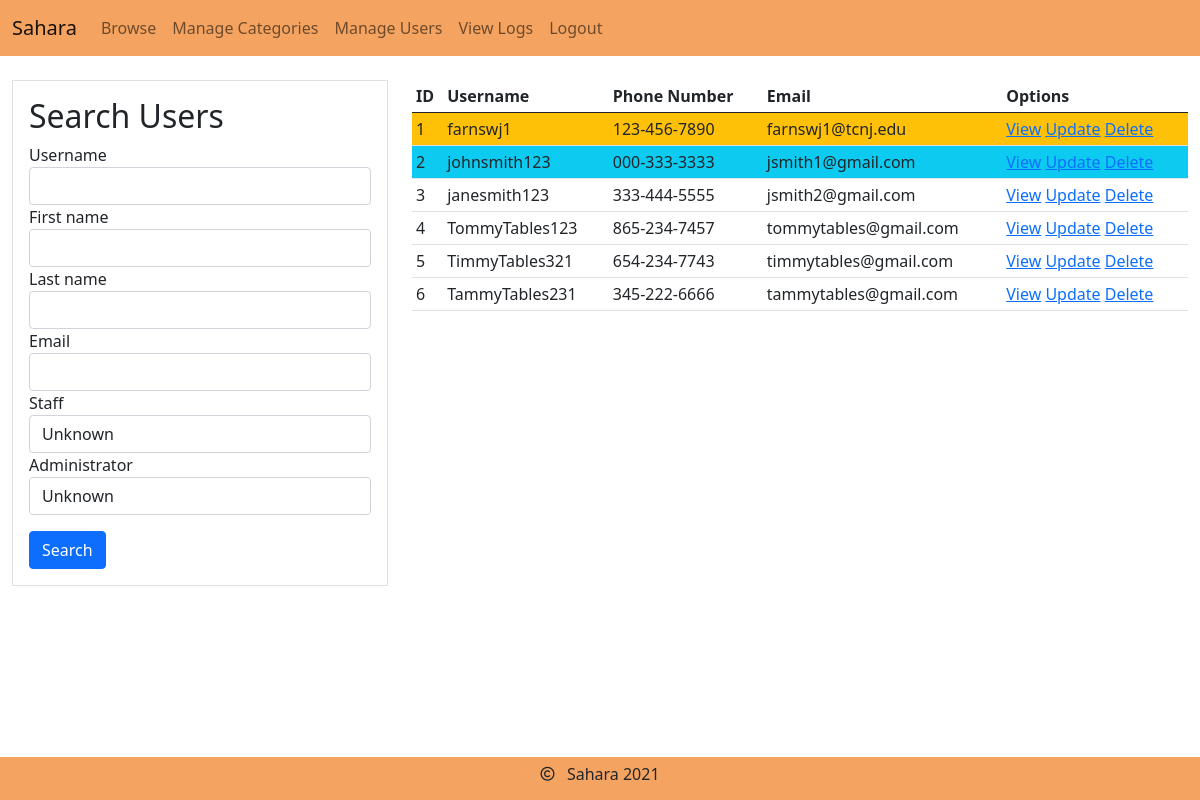
The app's page /users/ (signed in), older data.
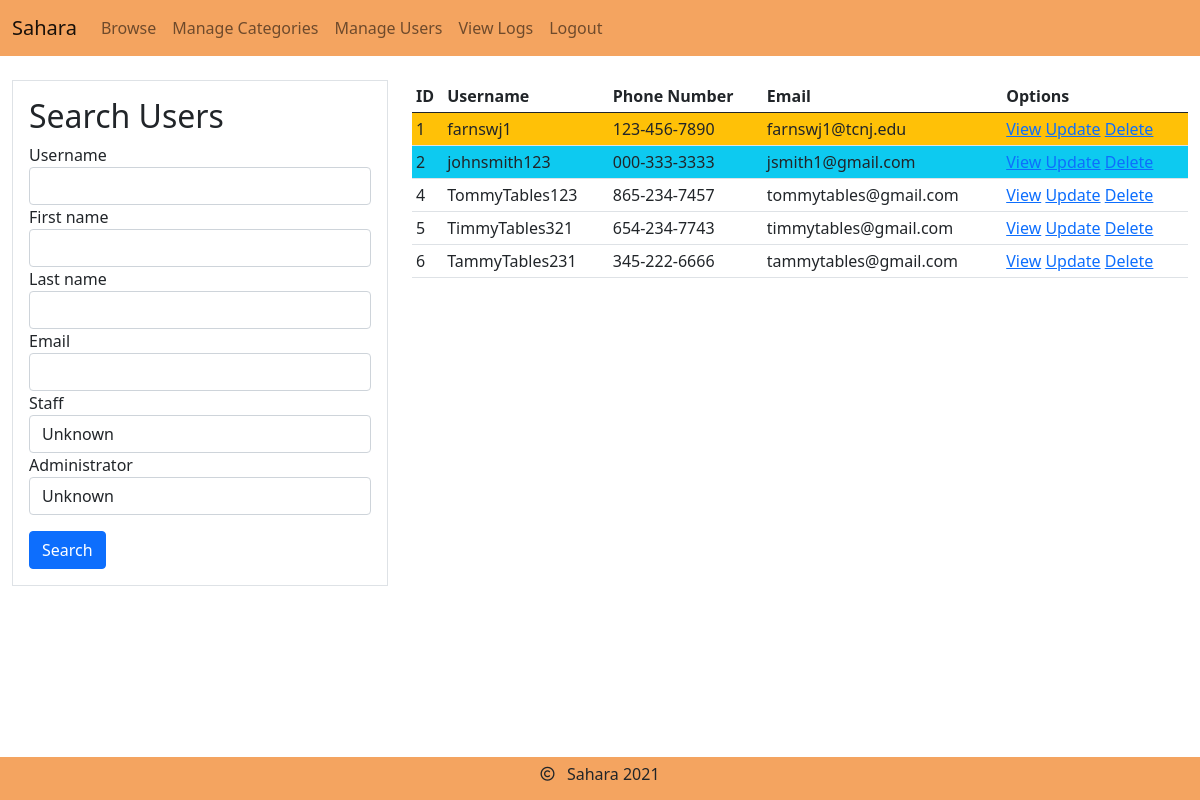
The same page, newer data.
### users/models.py (models this page shows, shortened)
class User(AbstractUser):
    phone_number = models.CharField(
        max_length=12,
        null=False,
        validators=[
            MinLengthValidator(12),
            MaxLengthValidator(12),
            RegexValidator("^\d{3}-\d{3}-\d{4}$"),
            ProhibitNullCharactersValidator()
        ]
    )
    street_address = models.CharField(
        max_length=40,
        null=False,
        validators=[
            MinLengthValidator(6),
            MaxLengthValidator(40),
            RegexValidator("^\d{1,5} [a-zA-Z0-9\. ]+$"),
            ProhibitNullCharactersValidator()
        ]
    )
    city = models.CharField(
        max_length=25,
        null=False,
        validators=[
            MinLengthValidator(2),
            MaxLengthValidator(25),
            RegexValidator("^[a-zA-Z\. -']+$"),
            ProhibitNullCharactersValidator()
        ]
    )
    state = models.CharField(
        max_length=2,
        null=True,
        choices=US_STATES,
        validators=[
            MinLengthValidator(2),
            MaxLengthValidator(2),
            RegexValidator("^[A-Z]{2}$"),
            ProhibitNullCharactersValidator()
        ]
    )
    zipcode = models.CharField(
        max_length=5,
        null=True,
        validators=[
            MinLengthValidator(5),
            MaxLengthValidator(5),
            RegexValidator("^\d{5}$"),
            ProhibitNullCharactersValidator()
        ]
    )
    class Meta:
        ordering = ("id",)

### users/views.py (the view)
# urls.py: path("", views.UserListView.as_view(), name="list"),
class UserListView(UserPassesTestMixin, FilterView):
    template_name = "users/list.html"
    queryset = User.objects.filter(is_active=True)
    context_object_name = "users"
    filterset_class = UserFilter
    paginate_by = 15
    extra_context = {"title": "List of Accounts"}
    def test_func(self):
        return self.request.user.is_superuser or self.request.user.is_staff

### users/templates/users/list.html (shortened to what this page needs)
{% extends 'base/base.html' %}
{% block content %}
    <div class="row">
        <div class="col-4">
            <div class="container border p-3">
                <h2>Search Users</h2>
                {% include "base/filter_form.html" %}
            </div>
        </div>
        <div class="col-8">
            <table class="table table-hover table-sm">
                <thead>
                    <tr>
                        <td><b>ID</b></td>
                        <td><b>Username</b></td>
                        <td><b>Phone Number</b></td>
                        <td><b>Email</b></td>
                        <td><b>Options</b></td>
                    </tr>
                </thead>
                <tbody>
                    {% for user_ in users %}
                        {% if user_.is_superuser %}
                            <tr class="bg-warning">
                        {% elif user_.is_staff %}
                            <tr class="bg-info">
                        {% else %}
                            <tr>
                        {% endif %}
                            <td>{{ user_.id }}</td>
                            <td>{{ user_.username }}</td>
                            <td>{{ user_.phone_number }}</td>
                            <td>{{ user_.email }}</td>
                            <td>
                                <a href="{% url 'users:detail' user_.id %}">View</a>
                                {% if user.is_superuser %}
                                    <a href="{% url 'users:update' user_.id %}">Update</a>
                                    <a href="{% url 'users:delete' user_.id %}">Delete</a>
                                {% endif %}
                            </td>
                        </tr>
                    {% endfor %}
                </tbody>
            </table>
        </div>
    </div>
{% endblock content %}

Row changes from the older to the newer data that the page shows:
no longer on this page (row edited): User: id "3", username "janesmith123", phone_number "333-444-5555", email "jsmith2@gmail.com"
